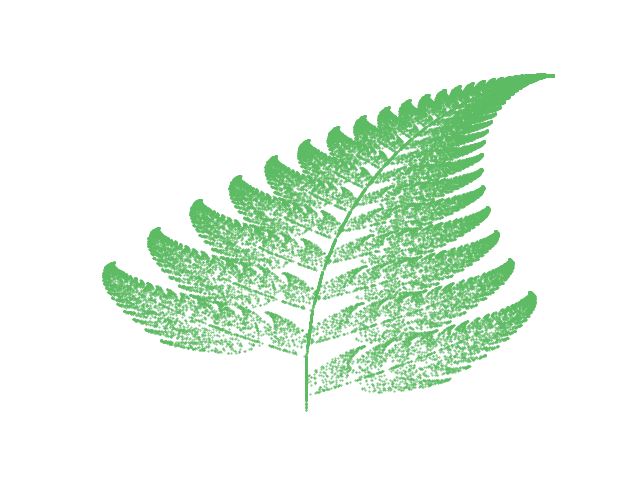

Generate this figure with Python:
# import libraraies
import matplotlib.pyplot as plt 
from random import randint

# lists to plt the function
x = [0]
y = [0]


# gnerate 50000 random particles
for i in range (50000):

    # generate random particle from 1 - 100
    particle = randint(1,100)

    # conditions to test particles position
    if particle == 1:
        x.append(0)
        y.append(0.16* y[i])

    if particle >= 2 and particle <= 86: 
        x.append(0.85*(x[i]) + 0.04*(y[i])) 
        y.append(-0.04*(x[i]) + 0.85*(y[i])+1.6) 
      
    if particle >= 87 and particle <= 93: 
        x.append(0.2*(x[i]) - 0.26*(y[i])) 
        y.append(0.23*(x[i]) + 0.22*(y[i])+1.6) 
          
    if particle >= 94 and particle <= 100: 
        x.append(-0.15*(x[i]) + 0.28*(y[i])) 
        y.append(0.26*(x[i]) + 0.24*(y[i])+0.44)




# plot the function

plt.scatter(x, y, s = 0.2, c ='#5dbb63') 
plt.savefig('mandelbrot_set.png', dpi=300, bbox_inches='tight')
plt.axis("off")
plt.show()
